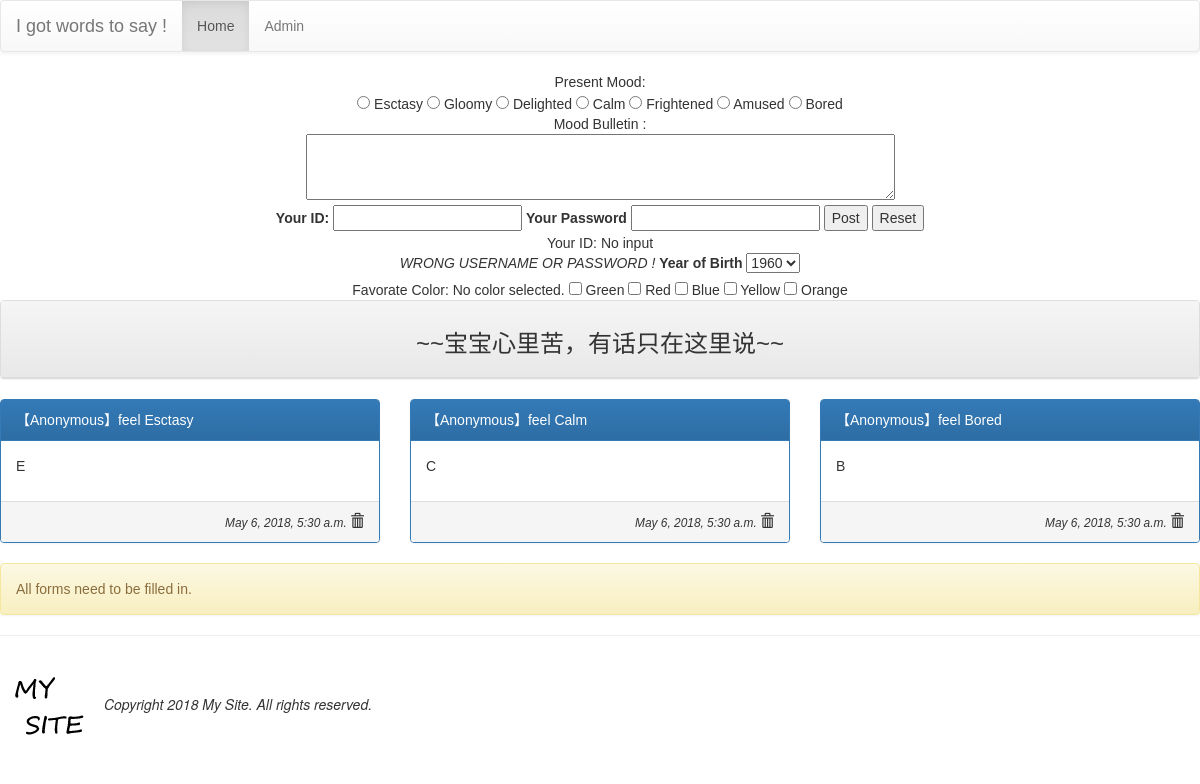
Before: / with the older database file.
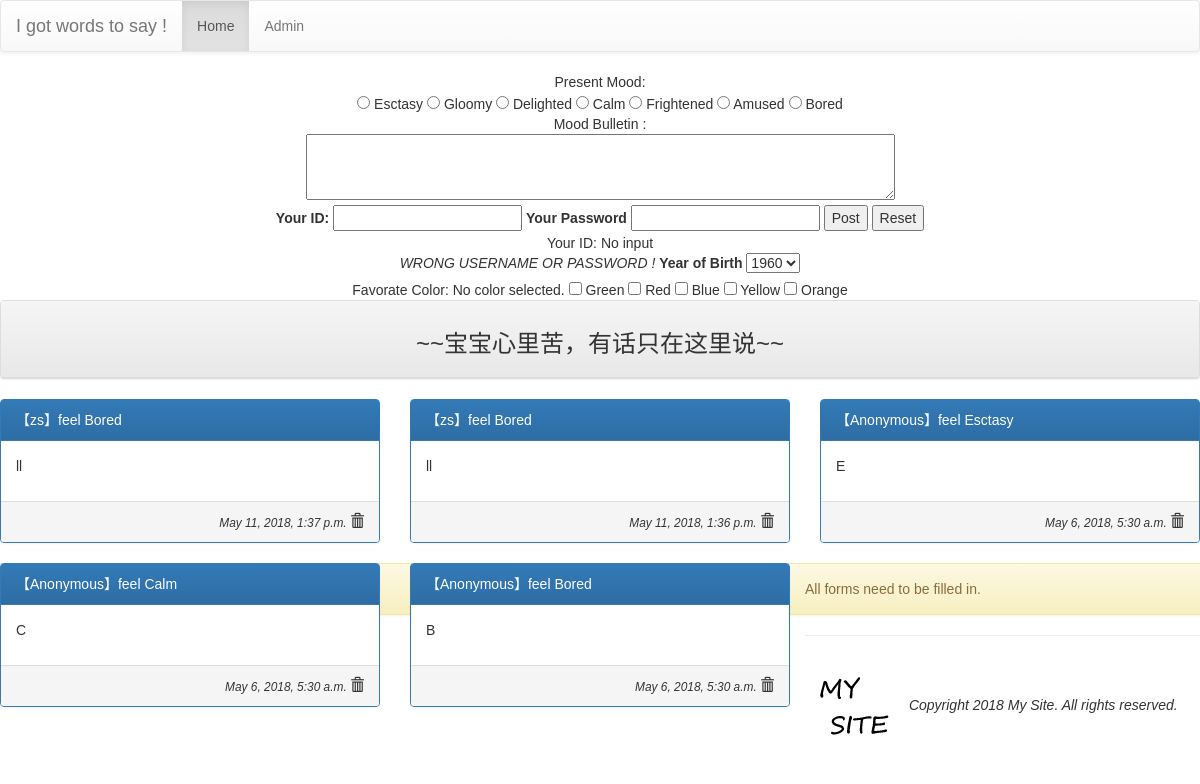
After: the same page with the newer database file.
### mysite/models.py (models this page shows, shortened)
class Mood(models.Model):
	status = models.CharField(max_length=10,null=False)
	def __str__(self):
		return self.status

class Post(models.Model):
	mood = models.ForeignKey('Mood',on_delete=models.CASCADE)
	nickname = models.CharField(max_length=10,default='Anonymous')
	message = models.TextField(null=False)
	del_pass = models.CharField(max_length=10)
	pub_time = models.DateTimeField(auto_now=True)
	enabled = models.BooleanField(default=False)

### mysite/views.py (the view, shortened to what this page needs)
# urls.py: url(r'^$', views.index),
def index(request,pid=None,del_pass=None):
	years = range(1960,2020)
	ufcolor = request.GET.getlist('fcolor')
	template = get_template('index.html')
	posts = models.Post.objects.filter(enabled=True).order_by('-pub_time')[:30]
	moods = models.Mood.objects.all()
	try:
		uid = request.GET['user_id']
		upass = request.GET['user_pass']
		upost = request.GET['user_post']
		umood = request.GET['mood']
	except:
		uid = None
		message = 'All forms need to be filled in.'
	html = template.render(locals())
	return HttpResponse(html)

### templates/index.html (shortened to what this page needs)
{% extends "base.html" %}
{% block content %}
	<div class="container" align="center">
		<form name="my form" action="/" method="GET" >
			Present Mood: <br>
			{% for m in moods %}
				<input type="radio" name="mood" value="{{ m.status }}" > {{ m.status }}
			{% endfor %}
			<br>
			Mood Bulletin : <br/>
			<textarea name="user_post" id="" cols="70" rows="3"></textarea><br>
			<label for="user_id">Your ID:</label>
			<input id="user_id" type="text" name="user_id">
			<label for="user_pass">Your Password</label>
			<input id="user_pass" type="password" name="user_pass">
			<input type="submit" value="Post">
			<input type="reset" value="Reset">
		</form>
	Your ID: {{ uid | default:"No input"}} <br>
		{% if verified %}
			<em>VERIFIED !</em>
		{% else %}
			<em>WRONG USERNAME OR PASSWORD !</em>
		{% endif %}
	<label for="byear">Year of  Birth</label>
		<select name="byear">
			{% for year in years  %}
				<option value="{{ year }}"> {{ year }} </option>
			{% endfor %}
		</select>
		<br>
	Favorate Color:
		{% for c in ufcolor %}
			{{ c }}
		{% empty %}
			No color selected.
		{% endfor %}
		<input type="checkbox" name="fcolor" value="Green"> Green
		<input type="checkbox" name="fcolor" value="Red"> Red
	 	<input type="checkbox" name="fcolor" value="Blue"> Blue
		<input type="checkbox" name="fcolor" value="Yellow"> Yellow
		<input type="checkbox" name="fcolor" value="Orange"> Orange
		<br>
	</div>
	<div class="row">
		<div class="col-md-12">
			<div class="panel panel-default">
				<div class="panel-heading" align="center">
					<h3>~~宝宝心里苦，有话只在这里说~~</h3>
				</div>
			</div>
		</div>
	</div>
	{% for p in posts %}
		{% cycle "<div class='row'> <div class='col-md-4'>" "<div class='col-md-4'>"  "<div class='col-md-4'>"  %}
			<div class="panel panel-primary">
				<div class="panel-heading"> 【{{ p.nickname }}】feel {{ p.mood }} </div>
				<div class="panel-body"> {{ p.message|linebreaks}} </div>
				<div class="panel-footer" align="right"><i><small> {{ p.pub_time }} </small></i><span class="glyphicon glyphicon-trash" onclick="go_delete({{p.id}})"></span></div>
			</div>
		</div>
		{% cycle "" "" "</div>" %}
	{% endfor %}
	{% if message %}
		<div class="alert alert-warning"> {{ message }} </div>
	{% endif %}
{% endblock content %}

### templates/base.html (shortened to what this page needs)
<!DOCTYPE html>
<html>
<head>
	<link rel="stylesheet" href="https://maxcdn.bootstrapcdn.com/bootstrap/3.3.7/css/bootstrap.min.css">
	<link rel="stylesheet" href="https://maxcdn.bootstrapcdn.com/bootstrap/3.3.7/css/bootstrap-theme.min.css">
</head>
<body>
	{% include "header.html" %}
	{% block content %} {% endblock content %}
	{% include "footer.html" %}
</body>
</html>

### templates/header.html
<nav class="navbar navbar-default">
	<div class="container-fluid">
		<div class="navbar-header">
			<div class="navbar-brand" align="center">
				I got words to say !
			</div>
		</div>
		<ul class="nav navbar-nav">
			<li class="active"> <a href="/">Home</a></li>
			<li><a href="/admin">Admin</a></li>
		</ul>
	</div>
</nav>

### templates/footer.html
<hr>
{% load staticfiles %}
<img src="{% static "images/logo.png" %}" width=100>
<em>Copyright 2018 My Site. All rights reserved.</em>

### templates/base.html (style rules this page uses)
h1,h2,h3,h4,h5,p,div { font-family: arial }

Changed rows visible on the page:
added Post: nickname "zs", mood "Bored", message "ll", pub_time "May 11, 2018, 1:37 p.m."
added Post: nickname "zs", mood "Bored", message "ll", pub_time "May 11, 2018, 1:36 p.m."
